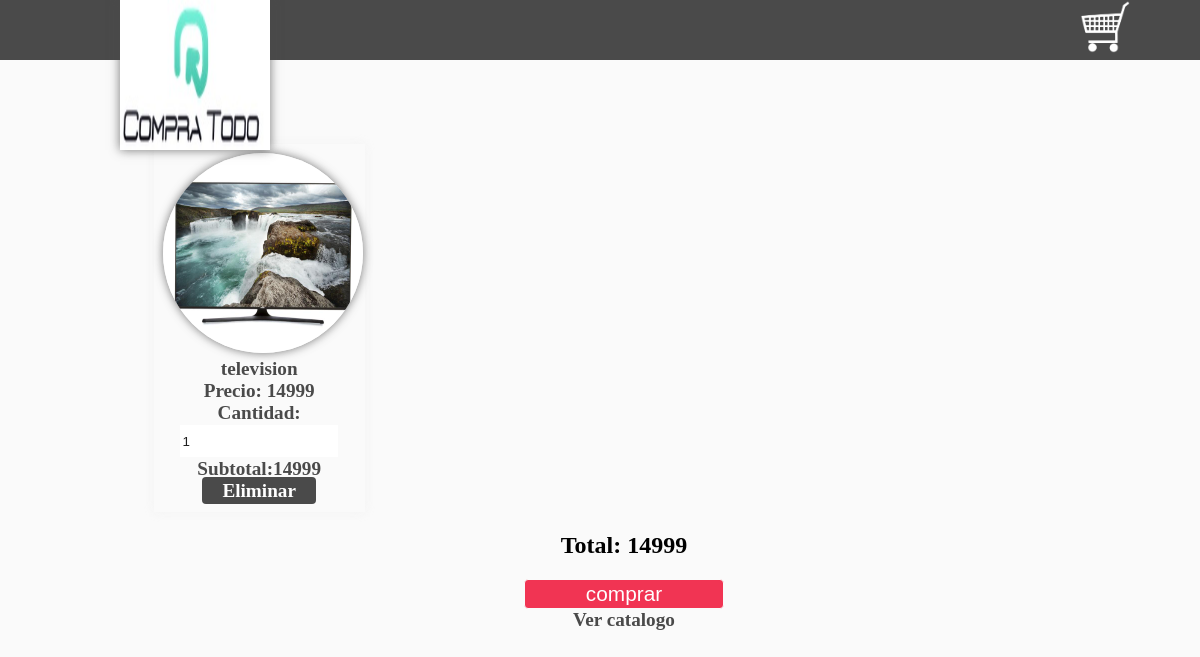
The app's page /carritodecompras.php?id=1 with its own data.
### tables this page shows
CREATE TABLE `productos` (
  `id` int(10) NOT NULL,
  `nombre` varchar(100) NOT NULL,
  `descripcion` varchar(100) NOT NULL,
  `imagen` text NOT NULL,
  `precio` int(10) NOT NULL
);

### carritodecompras.php (the view, shortened to what this page needs)
<?php
	if(isset($_SESSION['carrito'])){
		if(isset($_GET['id'])){
					$arreglo=$_SESSION['carrito'];
					$encontro=false;
					$numero=0;
					for($i=0;$i<count($arreglo);$i++){
						if($arreglo[$i]['Id']==$_GET['id']){
							$encontro=true;
							$numero=$i;
						}
					}
					if($encontro==true){
						$arreglo[$numero]['Cantidad']=$arreglo[$numero]['Cantidad']+1;
						$_SESSION['carrito']=$arreglo;
					}else{
						$nombre="";
						$precio=0;
						$imagen="";
						$re=mysql_query("select * from productos where id=".$_GET['id']);
						while ($f=mysql_fetch_array($re)) {
							$nombre=$f['nombre'];
							$precio=$f['precio'];
							$imagen=$f['imagen'];
						}
						$datosNuevos=array('Id'=>$_GET['id'],
										'Nombre'=>$nombre,
										'Precio'=>$precio,
										'Imagen'=>$imagen,
										'Cantidad'=>1);
						array_push($arreglo, $datosNuevos);
						$_SESSION['carrito']=$arreglo;
					}
		}
	}else{
		if(isset($_GET['id'])){
			$re=mysql_query("select * from productos where id=".$_GET['id']);
		}
	}
?>
<!DOCTYPE html>
<html lang="es">
<head>
	<link rel="stylesheet" type="text/css" href="./css/estilos.css">
</head>
<body>
	<header>
		<img src="./imagenes/logo.jpg" id="logo">
		<a href="./carritodecompras.php" title="ver carrito de compras">
			<img src="./imagenes/carrito.png">
		</a>
	</header>
	<section>
		<?php
			$total=0;
			if(isset($_SESSION['carrito'])){
			$datos=$_SESSION['carrito'];
			$total=0;
			for($i=0;$i<count($datos);$i++){
	?>
				<div class="producto">
					<center>
						<img src="./productos/<?php echo $datos[$i]['Imagen'];?>"><br>
						<span ><?php echo $datos[$i]['Nombre'];?></span><br>
						<span>Precio: <?php echo $datos[$i]['Precio'];?></span><br>
						<span>Cantidad:
							<input type="text" value="<?php echo $datos[$i]['Cantidad'];?>"
							data-precio="<?php echo $datos[$i]['Precio'];?>"
							data-id="<?php echo $datos[$i]['Id'];?>"
							class="cantidad">
						</span><br>
						<span class="subtotal">Subtotal:<?php echo $datos[$i]['Cantidad']*$datos[$i]['Precio'];?></span><br>
						<a href="#" class="eliminar" data-id="<?php echo $datos[$i]['Id']?>">Eliminar</a>
					</center>
				</div>
			<?php
				$total=($datos[$i]['Cantidad']*$datos[$i]['Precio'])+$total;
			}
			}else{
				echo '<center><h2>No has añadido ningun producto</h2></center>';
			}
			echo '<center><h2 id="total">Total: '.$total.'</h2></center>';
			if($total!=0){
			?>
				<form action="https://www.paypal.com/cgi-bin/webscr" method="post" id="formulario">
					<center><input type="submit" value="comprar" class="aceptar" style="width:200px"></center>
			</form>
			<?php
			}
		?>
		<center><a href="./">Ver catalogo</a></center>
	</section>
</body>
</html>

### css/estilos.css (style rules this page uses)
html { padding: 0px; margin: 0px; }
body { background-color: #fafafa; padding: 0px; margin: 0px; }
header { width: 100%; height: 60px; background-color: #4a4a4a; color:white; }
a { color: #4a4a4a; font-weight: bolder; font-size: 1.2rem; text-decoration: none; }
header a { width: 50px; left: 90%; display: inline-block; vertical-align: top; position: fixed; z-index: 2; background-color: #4a4a4a; }
header a img { width: 100%; }
section { width: 80%; min-height: 500px; padding: 2%; margin:0 auto; margin-left: 10%; margin-top: 50px; }
#logo { width: 150px; height: 150px; display: inline-block; vertical-align: top; position:absolute; z-index: 2; left: 10%; -webkit-box-shadow: 0px 0px 10px rgba(74, 74, 74, 0.75); -moz-box-shadow: 0px 0px 10px rgba(74, 74, 74, 0.75); box-shadow: 0px 0px 10px rgba(74, 74, 74, 0.75); }
.producto { width: 20%; height: auto; display: inline-block; vertical-align: top; margin-left: 1%; margin-top: 1%; color: #4a4a4a; font-weight: bolder; font-size: 1.2rem; padding: 1%; -webkit-box-shadow: 0px 0px 10px rgba(240, 240, 240, 0.75); -moz-box-shadow: 0px 0px 10px rgba(240, 240, 240, 0.75); box-shadow: 0px 0px 10px rgba(240, 240, 240, 0.75); -webkit-transition: all 1s ease-in-out; -moz-transition: all 1s ease-in-out; }
.producto img { width: 200px; height: 200px; margin:0 auto; border-radius: 50%; -webkit-box-shadow: 0px 0px 10px rgba(74, 74, 74, 0.75); -moz-box-shadow: 0px 0px 10px rgba(74, 74, 74, 0.75); box-shadow: 0px 0px 10px rgba(74, 74, 74, 0.75); -webkit-transition: all 1s ease-in-out; -moz-transition: all 1s ease-in-out; }
.producto a { background-color: #4a4a4a; padding: 3px; color: white; width: 50%; padding-left: 20px; padding-right: 20px; border-radius: 4px; }
.aceptar { background-color: #f13453; color:white; padding-left: 20px; padding-right: 20px; border-radius: 4px; font-size: 1.3rem; }
#formulario { width: 50%; height: auto; margin:0 auto; }
input { width: 80%; height: 30px; border:1px solid #fafafa; color:#1e1e1e; }

### records on screen
productos: imagen (picture), nombre "television", precio "14999", id "1", $datos[$i]['Cantidad']*$datos[$i]['Precio'] "14999"

### other values on screen
$total "14999"
